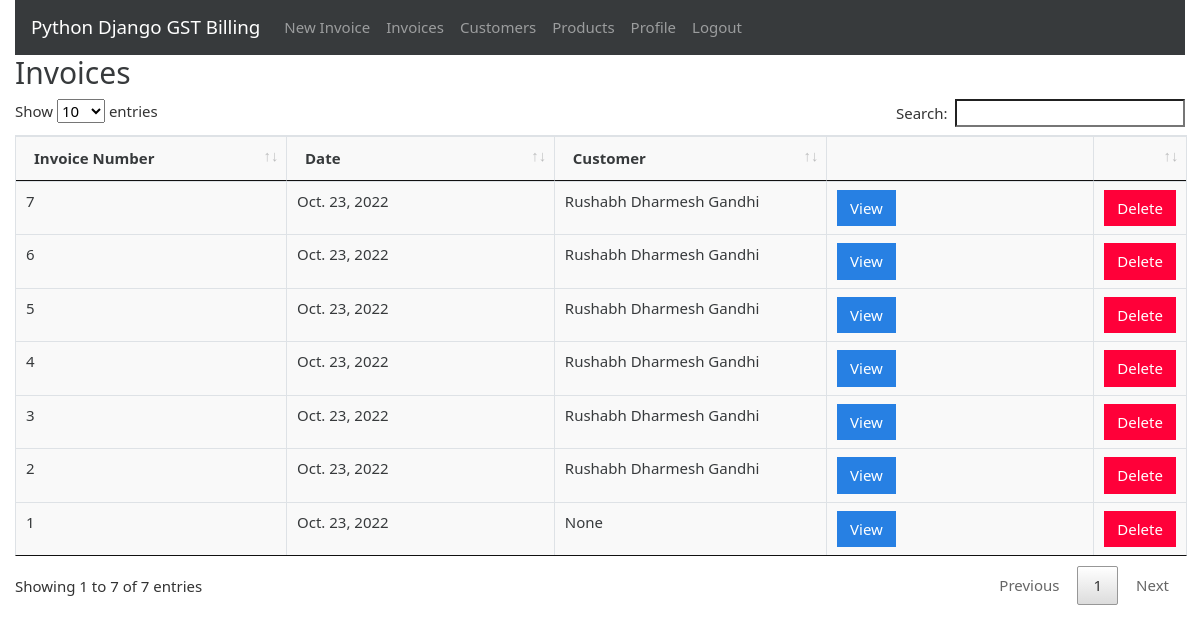
The page /invoices (signed in) on the database as committed earlier.
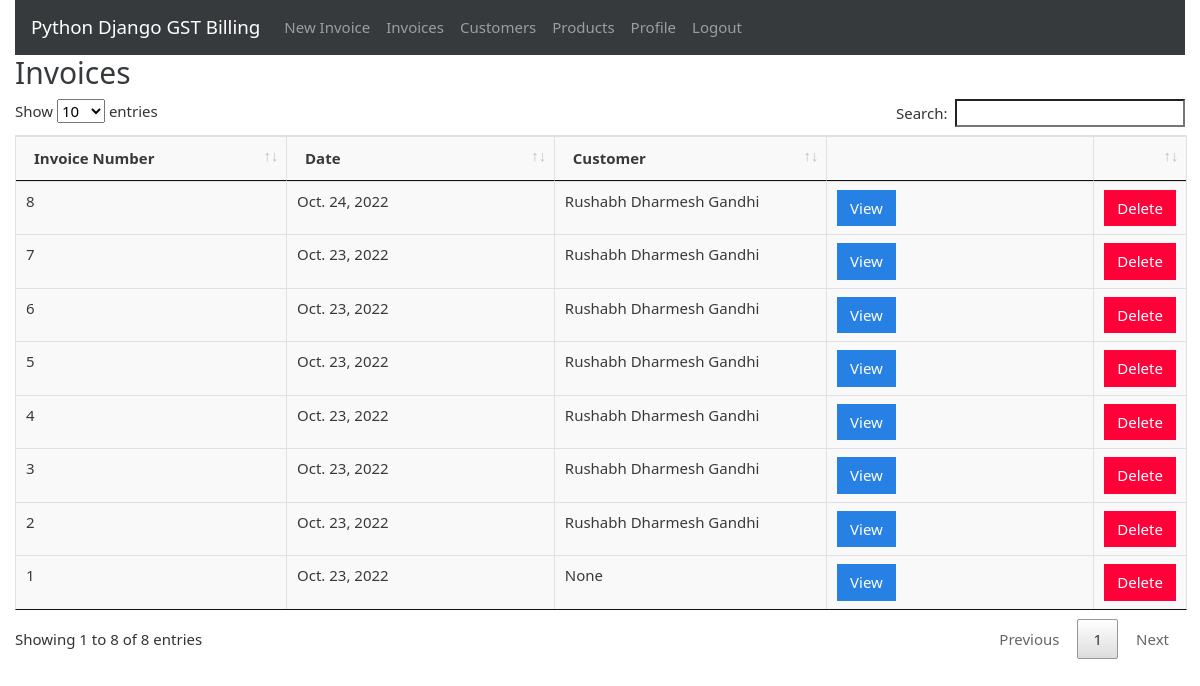
The same page on the database as committed later.
### gstbillingapp/models.py (models this page shows, shortened)
class Invoice(models.Model):
    invoice_number = models.IntegerField()
    invoice_date = models.DateField()
    invoice_customer = models.ForeignKey(
        'Customer',
        on_delete=models.SET_NULL,
        null=True
    )
    invoice_json = models.TextField()

class Customer(models.Model):
    customer_name = models.CharField(max_length=200)
    customer_address = models.TextField(max_length=600, blank=True, null=True)
    customer_gst = models.CharField(max_length=15, blank=True, null=True)
    def __str__(self):
        return self.customer_name

### gstbillingapp/views.py (the view)
# urls.py: path('invoices', views.invoices, name='invoices'),
@login_required
def invoices(request):
    context = {}
    context['invoices'] = Invoice.objects.all().order_by('-id')
    return render(request, 'gstbillingapp/invoices.html', context)

### gstbillingapp/templates/gstbillingapp/invoices.html (shortened to what this page needs)
{% extends "gstbillingapp/base.html" %}
{% load static %}
{% block content %}
		<h2>Invoices</h2>
		<table class="table table-bordered" id="invoice-table">
		<thead>
			<tr>
				<th>Invoice Number</th>
				<th>Date</th>
				<th>Customer</th>
				<th></th>
				<th></th>
			</tr>
		</thead>
		<tbody class="two-col-form">
			{% for invoice in invoices %}
			<tr>
 				<td>{{invoice.invoice_number}}</td>
 				<td>{{invoice.invoice_date}}</td>
 				<td>{{invoice.invoice_customer}}</td>
				 <td><a href="{% url 'invoice_viewer' invoice.id %}"><button type="button" class="btn btn-primary">View</button></a></td>
				 <td><button type="button" class="btn btn-danger" data-toggle="modal" data-target="#invoiceDeleteModal" data-invoice-id="{{invoice.id}}" data-invoice-number="{{invoice.invoice_number}}, for {{invoice.invoice_customer}}">Delete</button></td>
			</tr>
			{% endfor %}
		</tbody>
		</table>
{% endblock %}

Rows that differ between the two databases and show on the page:
added Invoice: invoice_number "8", invoice_date "Oct. 24, 2022", invoice_customer "Rushabh Dharmesh Gandhi"
Other text that changed with them:
text written by a page script: "Show entries Search: Showing 1 to 7 of 7 entries Previous 1 Next" → "Show entries Search: Showing 1 to 8 of 8 entries Previous 1 Next"
